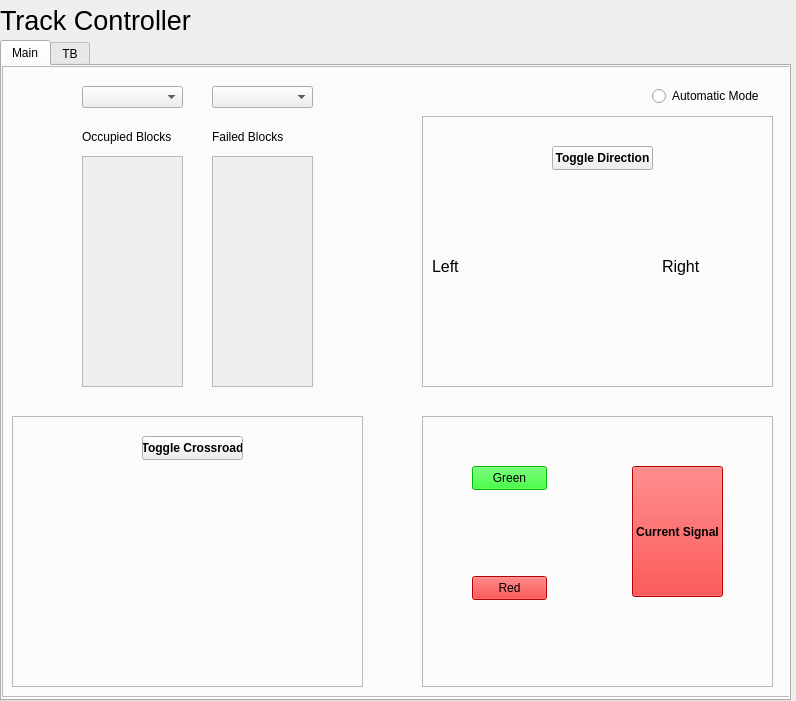
<?xml version="1.0" encoding="UTF-8"?>
<ui version="4.0">
 <class>Form</class>
 <widget class="QWidget" name="Form">
  <property name="geometry">
   <rect>
    <x>0</x>
    <y>0</y>
    <width>796</width>
    <height>701</height>
   </rect>
  </property>
  <property name="windowTitle">
   <string>Form</string>
  </property>
  <widget class="QTabWidget" name="tab">
   <property name="geometry">
    <rect>
     <x>0</x>
     <y>40</y>
     <width>791</width>
     <height>661</height>
    </rect>
   </property>
   <property name="currentIndex">
    <number>0</number>
   </property>
   <widget class="QWidget" name="main">
    <attribute name="title">
     <string>Main</string>
    </attribute>
    <widget class="QFrame" name="frame">
     <property name="geometry">
      <rect>
       <x>0</x>
       <y>0</y>
       <width>791</width>
       <height>631</height>
      </rect>
     </property>
     <property name="styleSheet">
      <string notr="true"/>
     </property>
     <property name="frameShape">
      <enum>QFrame::StyledPanel</enum>
     </property>
     <property name="frameShadow">
      <enum>QFrame::Raised</enum>
     </property>
     <widget class="QFrame" name="signalFrame">
      <property name="geometry">
       <rect>
        <x>420</x>
        <y>350</y>
        <width>351</width>
        <height>271</height>
       </rect>
      </property>
      <property name="styleSheet">
       <string notr="true"/>
      </property>
      <property name="frameShape">
       <enum>QFrame::StyledPanel</enum>
      </property>
      <property name="frameShadow">
       <enum>QFrame::Raised</enum>
      </property>
      <widget class="QPushButton" name="greenButton">
       <property name="geometry">
        <rect>
         <x>50</x>
         <y>50</y>
         <width>75</width>
         <height>24</height>
        </rect>
       </property>
       <property name="styleSheet">
        <string notr="true">background-color: rgb(0, 255, 0);</string>
       </property>
       <property name="text">
        <string>Green</string>
       </property>
      </widget>
      <widget class="QPushButton" name="redButton">
       <property name="geometry">
        <rect>
         <x>50</x>
         <y>160</y>
         <width>75</width>
         <height>24</height>
        </rect>
       </property>
       <property name="styleSheet">
        <string notr="true">background-color: rgb(255, 0, 0);</string>
       </property>
       <property name="text">
        <string>Red</string>
       </property>
      </widget>
      <widget class="QPushButton" name="signalState">
       <property name="geometry">
        <rect>
         <x>210</x>
         <y>50</y>
         <width>91</width>
         <height>131</height>
        </rect>
       </property>
       <property name="font">
        <font>
         <bold>true</bold>
        </font>
       </property>
       <property name="styleSheet">
        <string notr="true">background-color: rgb(255, 0, 0);</string>
       </property>
       <property name="text">
        <string>Current Signal</string>
       </property>
       <property name="autoDefault">
        <bool>false</bool>
       </property>
      </widget>
     </widget>
     <widget class="QFrame" name="switchFrame">
      <property name="geometry">
       <rect>
        <x>420</x>
        <y>50</y>
        <width>351</width>
        <height>271</height>
       </rect>
      </property>
      <property name="styleSheet">
       <string notr="true"/>
      </property>
      <property name="frameShape">
       <enum>QFrame::StyledPanel</enum>
      </property>
      <property name="frameShadow">
       <enum>QFrame::Raised</enum>
      </property>
      <widget class="QLabel" name="switchDirection">
       <property name="geometry">
        <rect>
         <x>120</x>
         <y>90</y>
         <width>121</width>
         <height>131</height>
        </rect>
       </property>
       <property name="text">
        <string>&lt;html&gt;&lt;head/&gt;&lt;body&gt;&lt;p&gt;&lt;img src=&quot;:/right/light.jpg&quot;/&gt;&lt;/p&gt;&lt;/body&gt;&lt;/html&gt;</string>
       </property>
      </widget>
      <widget class="QPushButton" name="toggleDirection">
       <property name="geometry">
        <rect>
         <x>130</x>
         <y>30</y>
         <width>101</width>
         <height>24</height>
        </rect>
       </property>
       <property name="font">
        <font>
         <bold>true</bold>
        </font>
       </property>
       <property name="text">
        <string>Toggle Direction</string>
       </property>
      </widget>
      <widget class="QLabel" name="leftBlock">
       <property name="geometry">
        <rect>
         <x>10</x>
         <y>140</y>
         <width>91</width>
         <height>21</height>
        </rect>
       </property>
       <property name="font">
        <font>
         <pointsize>12</pointsize>
        </font>
       </property>
       <property name="styleSheet">
        <string notr="true">border-color: rgb(0, 0, 0);</string>
       </property>
       <property name="lineWidth">
        <number>1</number>
       </property>
       <property name="midLineWidth">
        <number>0</number>
       </property>
       <property name="text">
        <string>Left</string>
       </property>
      </widget>
      <widget class="QLabel" name="rightBlock">
       <property name="geometry">
        <rect>
         <x>240</x>
         <y>140</y>
         <width>111</width>
         <height>21</height>
        </rect>
       </property>
       <property name="font">
        <font>
         <pointsize>12</pointsize>
        </font>
       </property>
       <property name="styleSheet">
        <string notr="true">border-color: rgb(0, 0, 0);</string>
       </property>
       <property name="lineWidth">
        <number>1</number>
       </property>
       <property name="midLineWidth">
        <number>0</number>
       </property>
       <property name="text">
        <string>Right</string>
       </property>
      </widget>
     </widget>
     <widget class="QRadioButton" name="modeButton">
      <property name="geometry">
       <rect>
        <x>650</x>
        <y>20</y>
        <width>121</width>
        <height>20</height>
       </rect>
      </property>
      <property name="text">
       <string>Automatic Mode</string>
      </property>
     </widget>
     <widget class="QComboBox" name="wayside">
      <property name="geometry">
       <rect>
        <x>80</x>
        <y>20</y>
        <width>101</width>
        <height>22</height>
       </rect>
      </property>
     </widget>
     <widget class="QFrame" name="crossroadFrame">
      <property name="geometry">
       <rect>
        <x>10</x>
        <y>350</y>
        <width>351</width>
        <height>271</height>
       </rect>
      </property>
      <property name="styleSheet">
       <string notr="true"/>
      </property>
      <property name="frameShape">
       <enum>QFrame::StyledPanel</enum>
      </property>
      <property name="frameShadow">
       <enum>QFrame::Raised</enum>
      </property>
      <widget class="QLabel" name="crossroadStatus">
       <property name="geometry">
        <rect>
         <x>90</x>
         <y>70</y>
         <width>161</width>
         <height>161</height>
        </rect>
       </property>
       <property name="text">
        <string>&lt;html&gt;&lt;head/&gt;&lt;body&gt;&lt;p&gt;&lt;img src=&quot;:/crossc/crossc.jpg&quot;/&gt;&lt;/p&gt;&lt;/body&gt;&lt;/html&gt;</string>
       </property>
      </widget>
      <widget class="QPushButton" name="toggleCrossroad">
       <property name="geometry">
        <rect>
         <x>130</x>
         <y>20</y>
         <width>101</width>
         <height>24</height>
        </rect>
       </property>
       <property name="font">
        <font>
         <bold>true</bold>
        </font>
       </property>
       <property name="styleSheet">
        <string notr="true"/>
       </property>
       <property name="text">
        <string>Toggle Crossroad</string>
       </property>
      </widget>
     </widget>
     <widget class="QComboBox" name="block">
      <property name="geometry">
       <rect>
        <x>210</x>
        <y>20</y>
        <width>101</width>
        <height>22</height>
       </rect>
      </property>
     </widget>
     <widget class="QListWidget" name="occupationData">
      <property name="enabled">
       <bool>false</bool>
      </property>
      <property name="geometry">
       <rect>
        <x>80</x>
        <y>90</y>
        <width>101</width>
        <height>231</height>
       </rect>
      </property>
      <property name="styleSheet">
       <string notr="true"/>
      </property>
     </widget>
     <widget class="QLabel" name="occupationLabel">
      <property name="geometry">
       <rect>
        <x>80</x>
        <y>60</y>
        <width>101</width>
        <height>21</height>
       </rect>
      </property>
      <property name="font">
       <font>
        <pointsize>9</pointsize>
       </font>
      </property>
      <property name="lineWidth">
       <number>1</number>
      </property>
      <property name="midLineWidth">
       <number>0</number>
      </property>
      <property name="text">
       <string>Occupied Blocks</string>
      </property>
     </widget>
     <widget class="QLabel" name="failuresLabel">
      <property name="geometry">
       <rect>
        <x>210</x>
        <y>60</y>
        <width>101</width>
        <height>21</height>
       </rect>
      </property>
      <property name="font">
       <font>
        <pointsize>9</pointsize>
       </font>
      </property>
      <property name="lineWidth">
       <number>1</number>
      </property>
      <property name="midLineWidth">
       <number>0</number>
      </property>
      <property name="text">
       <string>Failed Blocks</string>
      </property>
     </widget>
     <widget class="QListWidget" name="failuresData">
      <property name="enabled">
       <bool>false</bool>
      </property>
      <property name="geometry">
       <rect>
        <x>210</x>
        <y>90</y>
        <width>101</width>
        <height>231</height>
       </rect>
      </property>
      <property name="styleSheet">
       <string notr="true"/>
      </property>
     </widget>
    </widget>
   </widget>
   <widget class="QWidget" name="TB">
    <attribute name="title">
     <string>TB</string>
    </attribute>
    <widget class="QFrame" name="frameTB">
     <property name="geometry">
      <rect>
       <x>0</x>
       <y>0</y>
       <width>781</width>
       <height>631</height>
      </rect>
     </property>
     <property name="styleSheet">
      <string notr="true">background-color: rgb(220, 220, 220);</string>
     </property>
     <property name="frameShape">
      <enum>QFrame::StyledPanel</enum>
     </property>
     <property name="frameShadow">
      <enum>QFrame::Raised</enum>
     </property>
     <widget class="QComboBox" name="waysideTB">
      <property name="geometry">
       <rect>
        <x>20</x>
        <y>20</y>
        <width>101</width>
        <height>22</height>
       </rect>
      </property>
     </widget>
     <widget class="QComboBox" name="blockTB">
      <property name="geometry">
       <rect>
        <x>140</x>
        <y>20</y>
        <width>101</width>
        <height>22</height>
       </rect>
      </property>
     </widget>
     <widget class="QCheckBox" name="occupationTB">
      <property name="geometry">
       <rect>
        <x>30</x>
        <y>60</y>
        <width>91</width>
        <height>20</height>
       </rect>
      </property>
      <property name="text">
       <string>Occupation</string>
      </property>
     </widget>
     <widget class="QLabel" name="authorityLabelTB">
      <property name="geometry">
       <rect>
        <x>30</x>
        <y>80</y>
        <width>61</width>
        <height>21</height>
       </rect>
      </property>
      <property name="font">
       <font>
        <pointsize>9</pointsize>
       </font>
      </property>
      <property name="lineWidth">
       <number>1</number>
      </property>
      <property name="midLineWidth">
       <number>0</number>
      </property>
      <property name="text">
       <string>Authority:</string>
      </property>
     </widget>
     <widget class="QLineEdit" name="authorityDataTB">
      <property name="geometry">
       <rect>
        <x>90</x>
        <y>80</y>
        <width>113</width>
        <height>22</height>
       </rect>
      </property>
     </widget>
    </widget>
   </widget>
  </widget>
  <widget class="QLabel" name="name">
   <property name="geometry">
    <rect>
     <x>0</x>
     <y>0</y>
     <width>201</width>
     <height>41</height>
    </rect>
   </property>
   <property name="font">
    <font>
     <pointsize>20</pointsize>
    </font>
   </property>
   <property name="lineWidth">
    <number>1</number>
   </property>
   <property name="midLineWidth">
    <number>0</number>
   </property>
   <property name="text">
    <string>Track Controller</string>
   </property>
  </widget>
 </widget>
 <resources>
  <include location="right.qrc"/>
 </resources>
 <connections/>
</ui>
